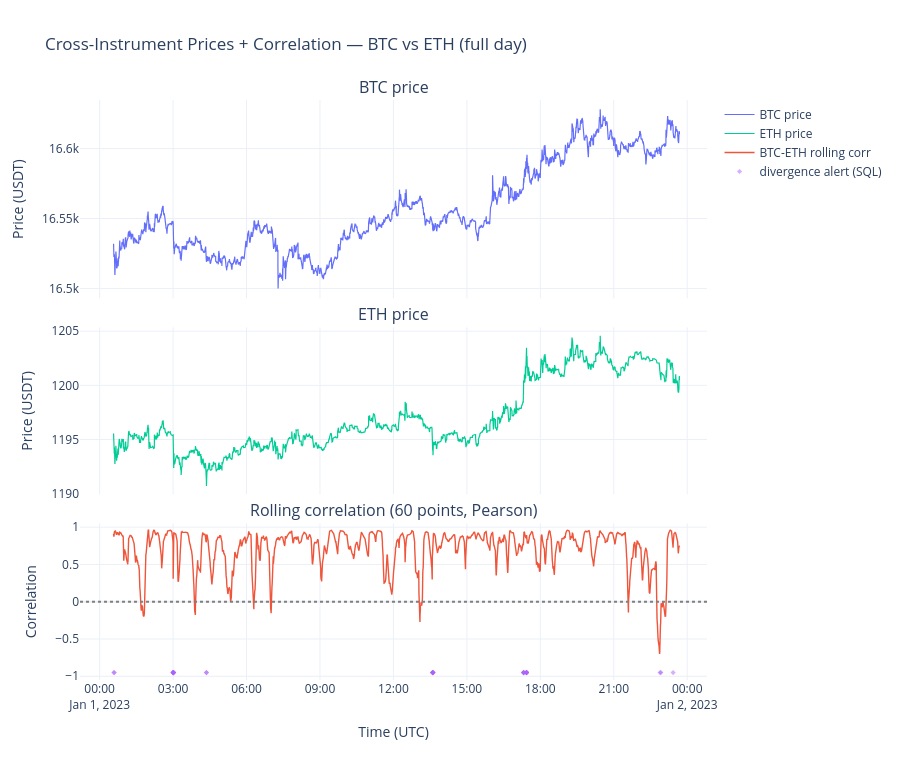

The notebook cell saved with this chart:
### Code cell
from plotly.subplots import make_subplots

corr_window = 60
corr_df = corr_stats.copy()

fig = make_subplots(
    rows=3, cols=1, shared_xaxes=True, vertical_spacing=0.05,
    row_heights=[0.38, 0.32, 0.30],
    subplot_titles=(
        'BTC price',
        'ETH price',
        f'Rolling correlation ({corr_window} points, Pearson)'
    ),
)

fig.add_trace(go.Scatter(
    x=corr_df['time'], y=corr_df['btc_price'],
    mode='lines', name='BTC price',
    line=dict(width=1.2, color='#636EFA'),
), row=1, col=1)
fig.add_trace(go.Scatter(
    x=corr_df['time'], y=corr_df['eth_price'],
    mode='lines', name='ETH price',
    line=dict(width=1.2, color='#00CC96'),
), row=2, col=1)

fig.add_trace(go.Scatter(
    x=corr_df['time'], y=corr_df['corr_60'],
    mode='lines', name='BTC-ETH rolling corr',
    line=dict(width=1.4, color='#EF553B'),
), row=3, col=1)

if len(alerts) > 0:
    alert_times = alerts['time']
    fig.add_trace(go.Scatter(
        x=alert_times, y=[-0.95] * len(alert_times),
        mode='markers', name='divergence alert (SQL)',
        marker=dict(size=4, color='#AB63FA', symbol='diamond', opacity=0.5),
    ), row=3, col=1)

fig.add_hline(y=0, line_dash='dot', line_color='gray', row=3, col=1)
fig.update_yaxes(title_text='Price (USDT)', row=1, col=1)
fig.update_yaxes(title_text='Price (USDT)', row=2, col=1)
fig.update_yaxes(title_text='Correlation', range=[-1.05, 1.05], row=3, col=1)
fig.update_xaxes(title_text='Time (UTC)', row=3, col=1)
fig.update_layout(
    title='Cross-Instrument Prices + Correlation — BTC vs ETH (full day)',
    template='plotly_white',
    height=760,
)
fig.show()

### Figure 1 — Plotly figure (JSON) as saved in the notebook; plotly's stock layout.template omitted (floating-point values rounded to 4 significant figures; data arrays with more than 128 entries replaced by an {"elided": "..."} marker saying what was removed)
{"data": [{"line": {"color": "#636EFA", "width": 1.2}, "mode": "lines", "name": "BTC price", "type": "scatter", "x": {"elided": "4794 str values"}, "xaxis": "x", "y": {"elided": "4794 float values"}, "yaxis": "y"}, {"line": {"color": "#00CC96", "width": 1.2}, "mode": "lines", "name": "ETH price", "type": "scatter", "x": {"elided": "4794 str values"}, "xaxis": "x2", "y": {"elided": "4794 float values"}, "yaxis": "y2"}, {"line": {"color": "#EF553B", "width": 1.4}, "mode": "lines", "name": "BTC-ETH rolling corr", "type": "scatter", "x": {"elided": "4794 str values"}, "xaxis": "x3", "y": {"elided": "4794 float values"}, "yaxis": "y3"}, {"marker": {"color": "#AB63FA", "opacity": 0.5, "size": 4, "symbol": "diamond"}, "mode": "markers", "name": "divergence alert (SQL)", "type": "scatter", "x": ["2023-01-01T00:34:53.850", "2023-01-01T00:35:54.425", "2023-01-01T03:00:12.467", "2023-01-01T03:00:19.111", "2023-01-01T03:00:21.644", "2023-01-01T03:00:23.521", "2023-01-01T03:00:23.886", "2023-01-01T03:00:24.219", "2023-01-01T03:00:30.248", "2023-01-01T03:00:32.873", "2023-01-01T03:00:35.413", "2023-01-01T03:00:38.526", "2023-01-01T03:01:30.349", "2023-01-01T04:21:42.262", "2023-01-01T04:21:42.679", "2023-01-01T13:36:10.924", "2023-01-01T13:36:10.956", "2023-01-01T13:36:11.145", "2023-01-01T13:36:13.080", "2023-01-01T13:36:14.053", "2023-01-01T13:36:45.364", "2023-01-01T13:36:58.710", "2023-01-01T13:36:59.952", "2023-01-01T17:19:04.895", "2023-01-01T17:19:04.897", "2023-01-01T17:19:04.935", "2023-01-01T17:19:05.051", "2023-01-01T17:19:05.205", "2023-01-01T17:26:12.251", "2023-01-01T17:26:12.472", "2023-01-01T17:26:12.588", "2023-01-01T17:26:12.747", "2023-01-01T17:26:12.994", "2023-01-01T17:26:13.265", "2023-01-01T17:26:15.978", "2023-01-01T22:53:31.293", "2023-01-01T22:55:21.992", "2023-01-01T23:25:25.918"], "xaxis": "x3", "y": [-0.95, -0.95, -0.95, -0.95, -0.95, -0.95, -0.95, -0.95, -0.95, -0.95, -0.95, -0.95, -0.95, -0.95, -0.95, -0.95, -0.95, -0.95, -0.95, -0.95, -0.95, -0.95, -0.95, -0.95, -0.95, -0.95, -0.95, -0.95, -0.95, -0.95, -0.95, -0.95, -0.95, -0.95, -0.95, -0.95, -0.95, -0.95], "yaxis": "y3"}], "layout": {"annotations": [{"font": {"size": 16}, "showarrow": false, "text": "BTC price", "x": 0.5, "xanchor": "center", "xref": "paper", "y": 1, "yanchor": "bottom", "yref": "paper"}, {"font": {"size": 16}, "showarrow": false, "text": "ETH price", "x": 0.5, "xanchor": "center", "xref": "paper", "y": 0.608, "yanchor": "bottom", "yref": "paper"}, {"font": {"size": 16}, "showarrow": false, "text": "Rolling correlation (60 points, Pearson)", "x": 0.5, "xanchor": "center", "xref": "paper", "y": 0.27, "yanchor": "bottom", "yref": "paper"}], "height": 760, "shapes": [{"line": {"color": "gray", "dash": "dot"}, "type": "line", "x0": 0, "x1": 1, "xref": "x3 domain", "y0": 0, "y1": 0, "yref": "y3"}], "title": {"text": "Cross-Instrument Prices + Correlation — BTC vs ETH (full day)"}, "xaxis": {"anchor": "y", "domain": [0, 1], "matches": "x3", "showticklabels": false}, "xaxis2": {"anchor": "y2", "domain": [0, 1], "matches": "x3", "showticklabels": false}, "xaxis3": {"anchor": "y3", "domain": [0, 1], "title": {"text": "Time (UTC)"}}, "yaxis": {"anchor": "x", "domain": [0.658, 1], "title": {"text": "Price (USDT)"}}, "yaxis2": {"anchor": "x2", "domain": [0.32, 0.608], "title": {"text": "Price (USDT)"}}, "yaxis3": {"anchor": "x3", "domain": [0, 0.27], "range": [-1.05, 1.05], "title": {"text": "Correlation"}}}}
